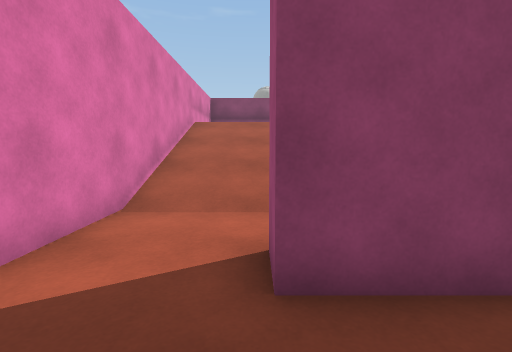
[1] (above)

15 first-person views from a walk through a Unity game level. The camera is 1.2 m above the floor, tilts 6° down and sees 85° across. The floor is counted in squares, 1 m on a side. Each view is taken from the middle of a square. On the plan, view 1 faces up. The plan holds only what a view shows up to about 13 squares ahead; the rest is blank. The place goes on beyond the plan. Surface patterns are stand-ins for the level's own textures.

[2]
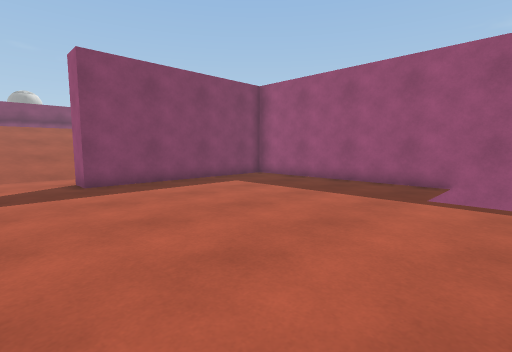

[3]
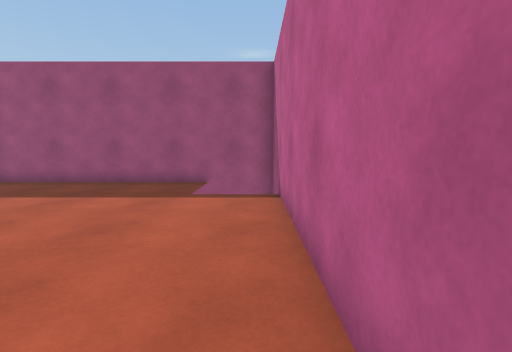

[4]
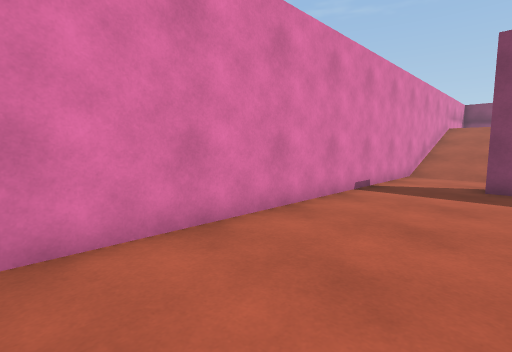

[5]
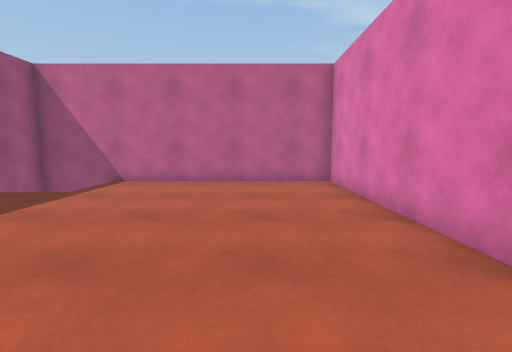

[6]
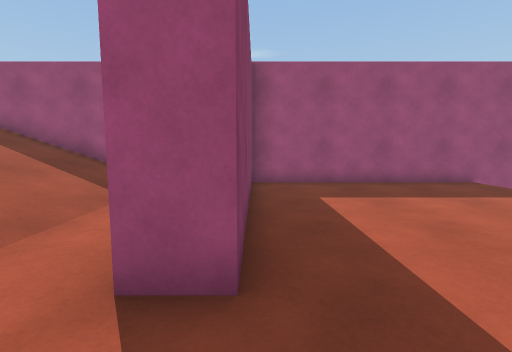

[7]
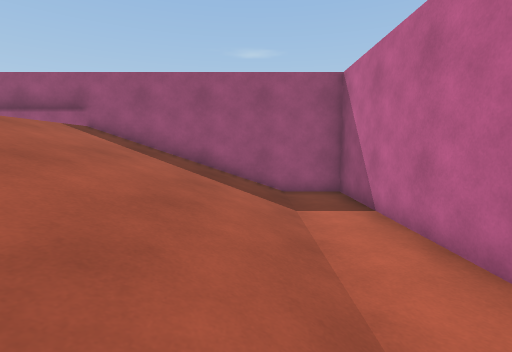

[8]
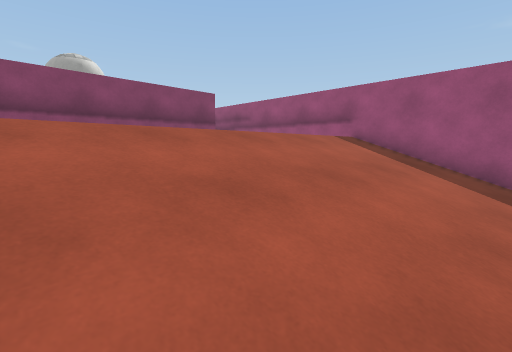

[9]
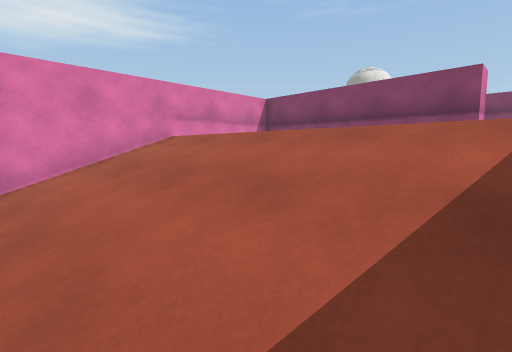

[10]
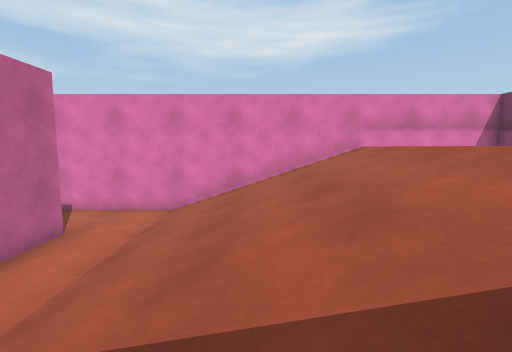

[11]
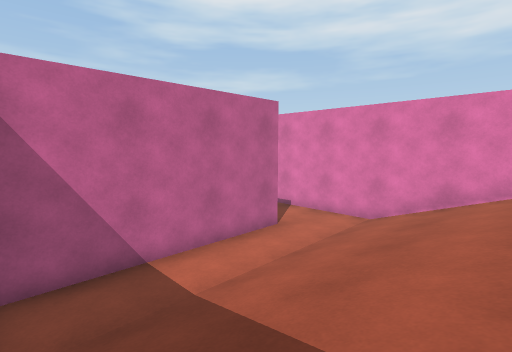

[12]
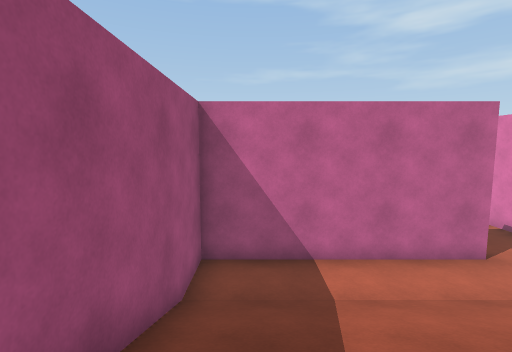

[13]
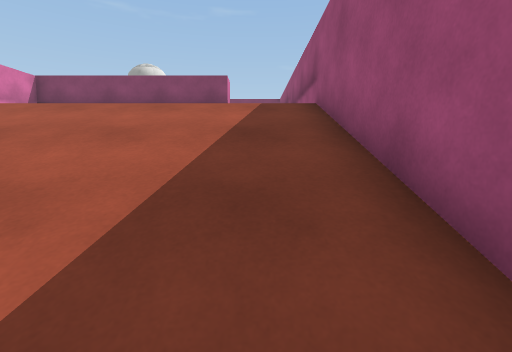

[14]
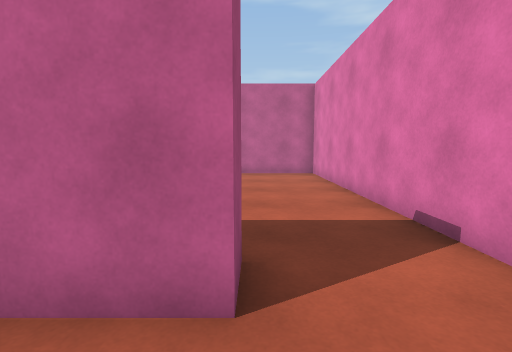

[15]
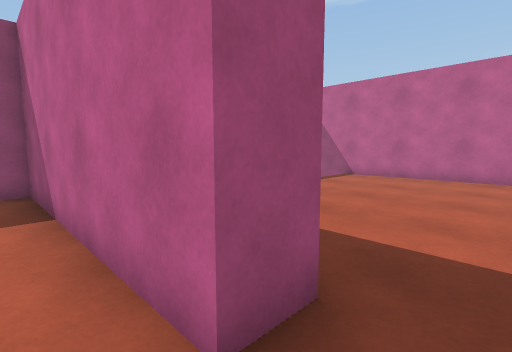

### Floor plan
Key: @ floor where view 1 was taken; # wall or solid block; . floor; / step, stairs or slope; ^ raised ledge; v drop or lower ground.
Columns run from 3 left of view 1 to 8 right of it. Each row starts with its distance up from view 1.
 14 ^         ^
 13 ^         ^^
 12 ^^^^^^^^^^^^
 11 #//////////^
 10 #//////////#
  9 #//////////#
  8 #//////////#
  7 #//////////#
  6 #//////////#
  5 #..........#
  4 #..........#
  3 #...########
  2 #...########
  1 #..........#
  0 #..@.......#
 -1 #..........#
 -2 #..........#
 -3 #..........#
 -4 #..........#
 -5 #..........#
 -6 #.......v v#
 -7 #.......v v#
 -8 ############

Positions as (right, up) in squares from view 1, and headings:
1: (0, 0), facing up
2: (-2, -7), facing up-right
3: (-2, -7), facing right
4: (1, -7), facing up-left
5: (0, 2), facing down
6: (-2, 2), facing right
7: (-2, 6), facing right
8: (-2, 7), facing up-right
9: (6, 7), facing up-left
10: (7, 8), facing left
11: (7, 9), facing down-left
12: (6, 10), facing down
13: (6, 5), facing up
14: (0, 5), facing down
15: (-1, 4), facing down-right
